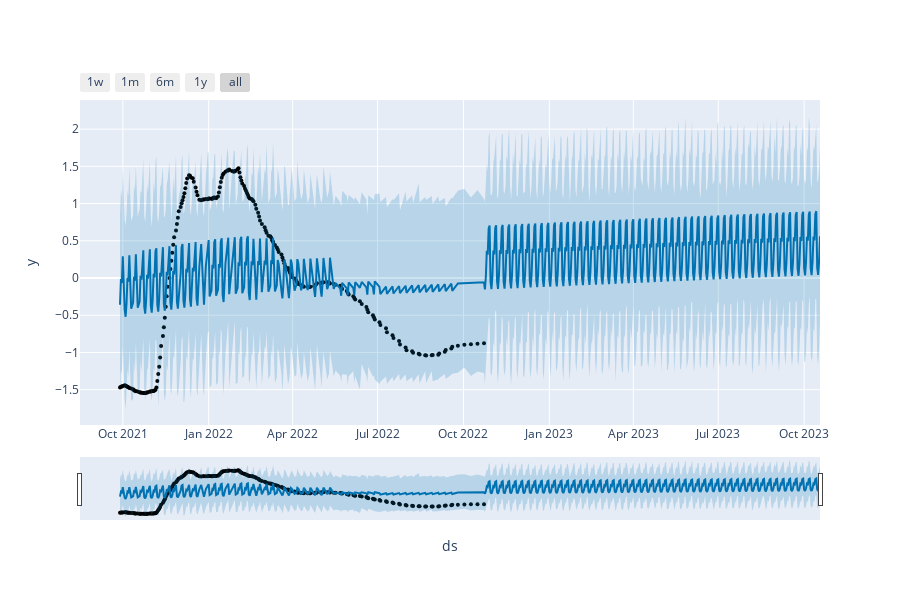

The notebook cell saved with this chart:
### Code cell
plot_plotly(model,prediction)

### Figure 1 — Plotly figure (JSON) as saved in the notebook; plotly's stock layout.template omitted (floating-point values rounded to 4 significant figures; data arrays with more than 128 entries replaced by an {"elided": "..."} marker saying what was removed)
{"data": [{"marker": {"color": "black", "size": 4}, "mode": "markers", "name": "Actual", "type": "scatter", "x": {"elided": "212 str values"}, "y": {"elided": "212 float values"}}, {"hoverinfo": "skip", "line": {"width": 0}, "mode": "lines", "type": "scatter", "x": {"elided": "572 str values"}, "y": {"elided": "572 float values"}}, {"fill": "tonexty", "fillcolor": "rgba(0, 114, 178, 0.2)", "line": {"color": "#0072B2", "width": 2}, "mode": "lines", "name": "Predicted", "type": "scatter", "x": {"elided": "572 str values"}, "y": {"elided": "572 float values"}}, {"fill": "tonexty", "fillcolor": "rgba(0, 114, 178, 0.2)", "hoverinfo": "skip", "line": {"width": 0}, "mode": "lines", "type": "scatter", "x": {"elided": "572 str values"}, "y": {"elided": "572 float values"}}], "layout": {"height": 600, "showlegend": false, "width": 900, "xaxis": {"rangeselector": {"buttons": [{"count": 7, "label": "1w", "step": "day", "stepmode": "backward"}, {"count": 1, "label": "1m", "step": "month", "stepmode": "backward"}, {"count": 6, "label": "6m", "step": "month", "stepmode": "backward"}, {"count": 1, "label": "1y", "step": "year", "stepmode": "backward"}, {"step": "all"}]}, "rangeslider": {"visible": true}, "title": {"text": "ds"}, "type": "date"}, "yaxis": {"title": {"text": "y"}}}}
